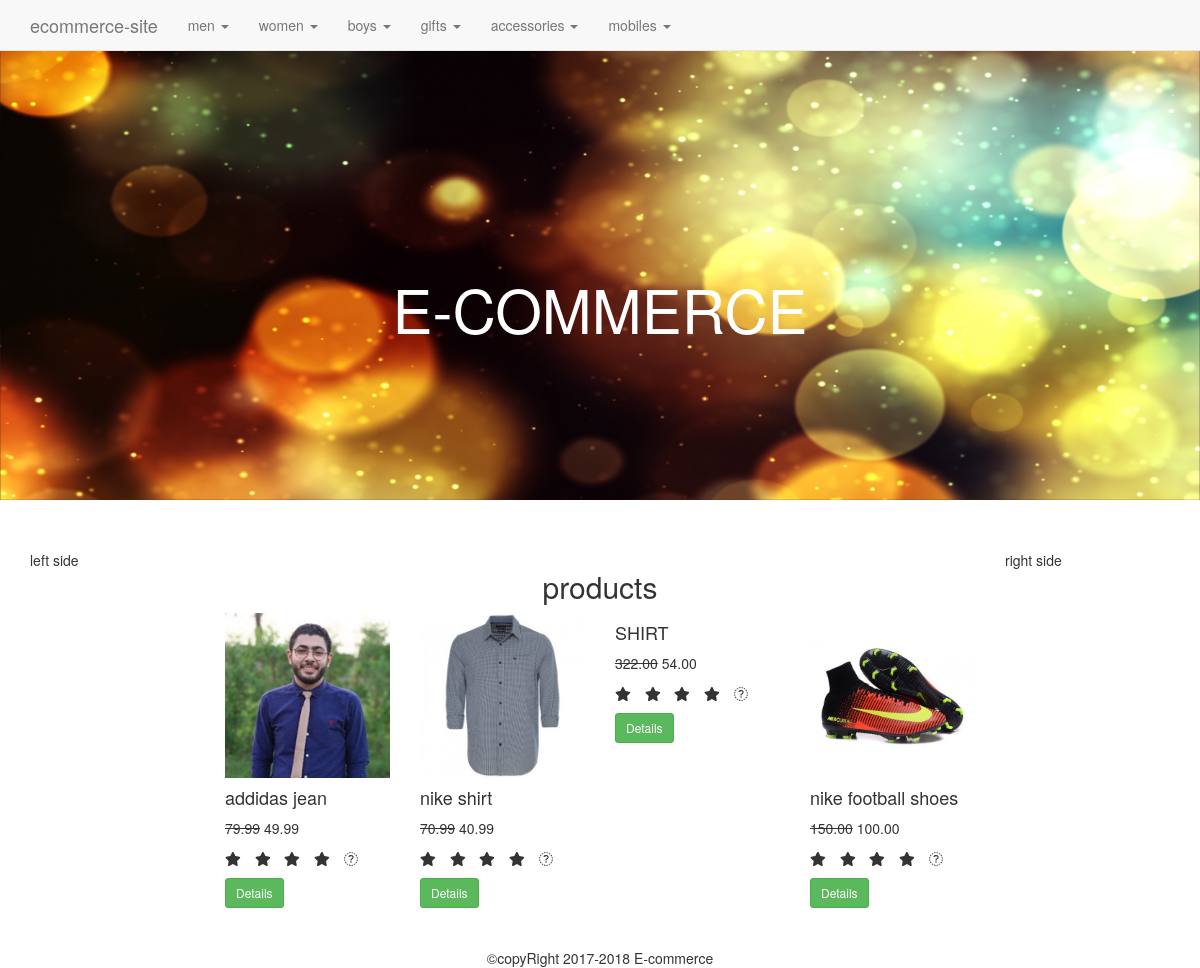
The page / on the database its author committed.
### tables this page shows
CREATE TABLE `categories` (
  `id` int(11) NOT NULL,
  `category` varchar(255) NOT NULL,
  `parent` int(11) NOT NULL DEFAULT '0'
);

CREATE TABLE `product` (
  `id` int(11) NOT NULL,
  `title` varchar(255) NOT NULL,
  `price` decimal(10,2) NOT NULL,
  `list_price` decimal(10,2) NOT NULL,
  `brand` int(11) NOT NULL,
  `categories` int(255) NOT NULL,
  `image` varchar(255) NOT NULL,
  `description` text NOT NULL,
  `featured` tinyint(4) NOT NULL DEFAULT '0',
  `sizes` text NOT NULL,
  `deleted` int(11) NOT NULL DEFAULT '0'
);

### index.php (the view)
<?php
require_once 'core/conn.php';
include 'includes/head.php';
include 'includes/navigation.php';
include 'includes/header.php';
include 'includes/left_side.php';
$sql ="select * from product where featured = 1";
$featured=$db->query($sql);
?>
    <div class="col-md-8">
        <h2 class="text-center">products</h2>
        <div class="row">
            <?php while ($product=mysqli_fetch_assoc($featured)) :?>
            <div class="col-sm-3">
                <div class="thumb-wrapper">
                    <div class="img-box">
                        <img src="<?php echo $product['image'];?>" class="img-responsive img-fluid" alt="">
                    </div>
                    <div class="thumb-content">
                        <h4><?php echo $product['title'];?></h4>
                        <p class="item-price"><strike><?php echo $product['list_price'];?></strike> <span><?php echo $product['price'];?></span></p>
                        <div class="star-rating">
                            <ul class="list-inline">
                                <li class="list-inline-item"><i class="fa fa-star"></i></li>
                                <li class="list-inline-item"><i class="fa fa-star"></i></li>
                                <li class="list-inline-item"><i class="fa fa-star"></i></li>
                                <li class="list-inline-item"><i class="fa fa-star"></i></li>
                                <li class="list-inline-item"><i class="fa fa-star-o"></i></li>
                            </ul>
                        </div>
                       <button type="button" class="btn btn-sm btn-success" onclick="modaldetail(<?php echo $product['id'] ;?>);return false;">Details</button>
                    </div>
                </div>
            </div>
           <?php endwhile;?>
    </div>
    </div>
<?php
include 'includes/right_side.php';
include 'includes/footer.php';
?>

### includes/head.php (shortened to what this page needs)
<!DOCTYPE html>
<html>
<head>
    <link rel="stylesheet" href="css/bootstrap.css">
    <link rel="stylesheet" href="css/main.css">
    <link rel="stylesheet" href="css/all.min.css">
</head>
<body>

### includes/navigation.php (shortened to what this page needs)
<?php
$sql="SELECT * FROM categories WHERE parent = 0";
$query = $db->query($sql);
?>
<nav class="navbar navbar-default navbar-fixed-top">
    <div class="container">
        <a href="index.php" class="navbar-brand">ecommerce-site</a>
        <ul class="nav navbar-nav">
            <?php while ($parent=mysqli_fetch_assoc($query)):?>
            <li class="dropdown">
                <a href="#" class="dropdown-toggle" data-toggle="dropdown"> <?php echo $parent['category'];?> <span class="caret"></span></a>
            </li>
            <?php endwhile ; ?>
        </ul>
    </div>
</nav>

### includes/header.php
<div id="headerwrapper">
    <div id="text"> <h2>E-COMMERCE</h2></div>
</div>
<div class="container-fluid">

### includes/left_side.php
<div class="col-md-2">
    left side
</div>

### includes/right_side.php
<div class="col-md-2">   right side </div>

### includes/footer.php (shortened to what this page needs)
</div>
<footer class="text-center" id="footer">
    &copy;copyRight 2017-2018 E-commerce
</footer>
</body>
</html>

### css/main.css (style rules this page uses)
body { padding-top: 50px; }
#headerwrapper { position: relative; padding: 0; margin: 0; height: 500px; background-image: url("../images/header/header.jpg"); background-repeat: no-repeat; background-size: 100% 500px; background-position: top center; background-attachment: fixed; }
#text { width: 100%; height: 200px; position: absolute; color: white; text-align: center; top: 205px; }
#text h2 { font-size: 60px; font-family: "Helvetica Neue", Helvetica, Arial, sans-serif; }
#footer { margin-top: 40px; }

### rows shown on the page
categories: category "men"
categories: category "women"
categories: category "boys"
categories: category "gifts"
categories: category "accessories"
categories: category "mobiles"
product: image (picture), title "addidas jean", list_price "79.99", price "49.99"
product: image (picture), title "nike shirt", list_price "70.99", price "40.99"
product: title "SHIRT", list_price "322.00", price "54.00"
product: image (picture), title "nike football shoes", list_price "150.00", price "100.00"
